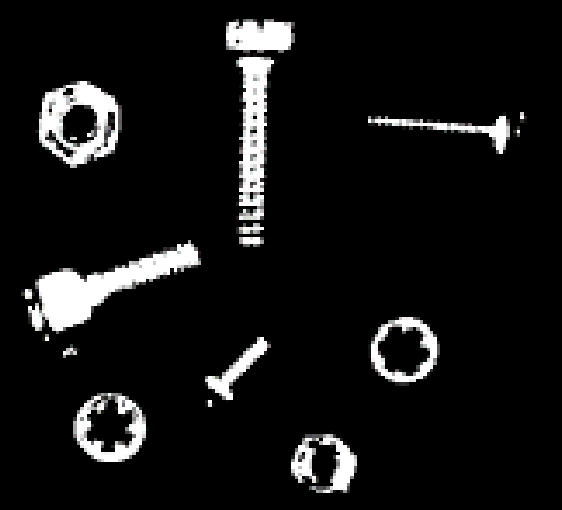
#> input picture BasicStudies/ImageProcessingBasic/lecture/image_bolt.png, 562 x 510 px
$ python lecture_0426.py
#> lines starting #> are read from the running program, lines starting #| are printed output that depends on the picture
import matplotlib.pyplot as plt
import matplotlib.image as img
import numpy as np
import cv2

# 완벽하게 이해하세요 제발 !
src = cv2.imread("image_bolt.png")
#> src is the input picture: shape (510, 562, 3); mean B, G, R 20.1, 20.1, 20.1
src_bnw = src[:,:,0]

def erode_dil(src, mask_size, type):
    src_dst = np.zeros_like(src)
    mask_size = mask_size
    space = int((mask_size-1)/2)

    for h in range(space, src.shape[0]-space):
        for w in range(space, src.shape[1]-space):
            roi = src[h-space:h+space+1, w-space:w+space+1]
            if type == 'dilation':
                src_dst[h,w] = np.max(np.max(roi,axis=0),axis=0)
            elif type == 'erode':
                src_dst[h,w] = np.min(np.min(roi,axis=0),axis=0)
            else:
                print("error")

    return src_dst


for i in range(3):
    if i == 0:
        src_dst1 = erode_dil(src_bnw, 3, 'erode')
    else:
        src_dst1 = erode_dil(src_dst1, 3, 'erode')
#> this loop made 3 passes
#> pass 1, `src_dst1 = erode_dil(src_bnw, 3, 'erode')`:
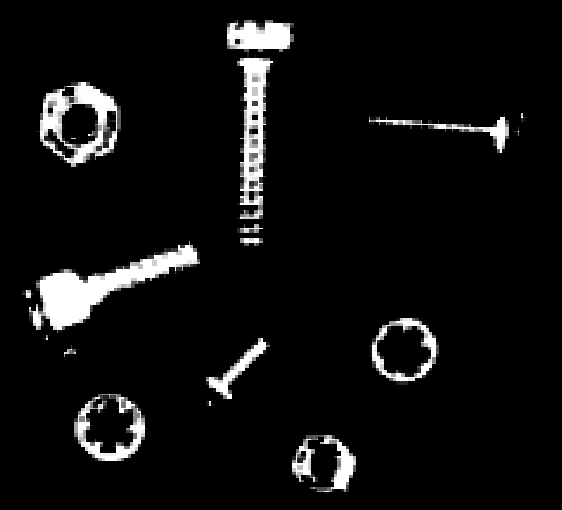
#> src_dst1: shape (510, 562); min 0, max 255, mean 15.6
#> pass 2, `src_dst1 = erode_dil(src_dst1, 3, 'erode')`:
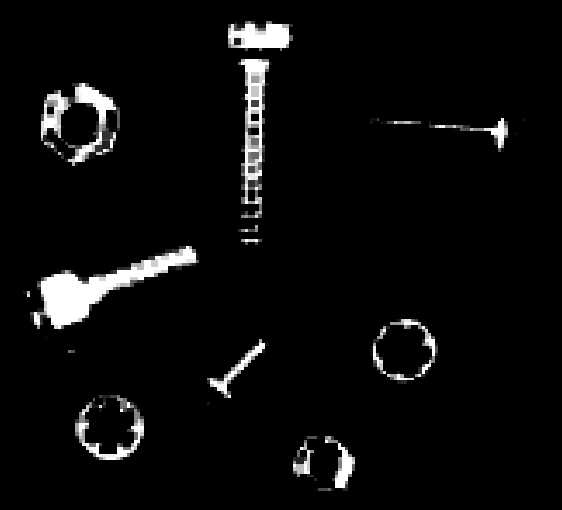
#> src_dst1: shape (510, 562); min 0, max 255, mean 11.5
#> pass 3, `src_dst1 = erode_dil(src_dst1, 3, 'erode')`:
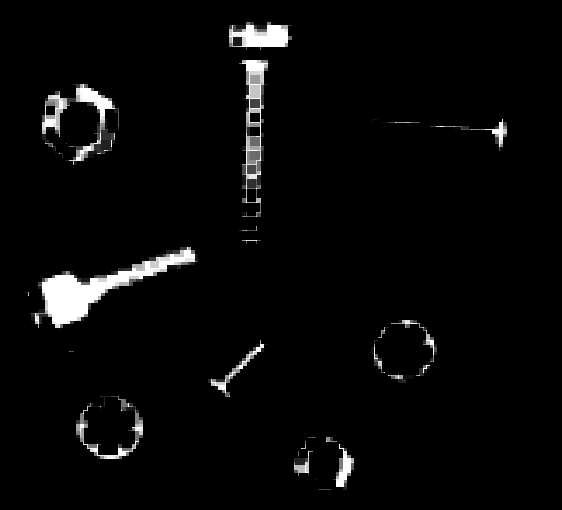
#> src_dst1: shape (510, 562); min 0, max 255, mean 8.3

for i in range(3):
    if i == 0:
        src_dst1 = erode_dil(src_bnw, 3, 'dilation')
    else:
        src_dst1 = erode_dil(src_dst1, 3, 'dilation')
#> this loop made 3 passes
#> pass 1, `src_dst1 = erode_dil(src_bnw, 3, 'dilation')`:
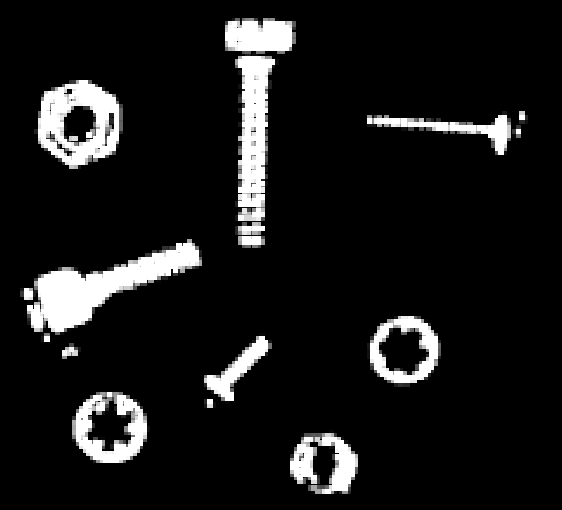
#> src_dst1: shape (510, 562); min 0, max 255, mean 24.5
#> pass 2, `src_dst1 = erode_dil(src_dst1, 3, 'dilation')`:
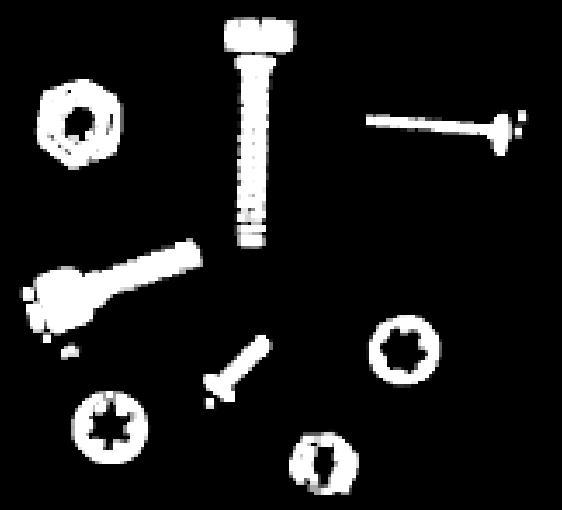
#> src_dst1: shape (510, 562); min 0, max 255, mean 28.8
#> pass 3, `src_dst1 = erode_dil(src_dst1, 3, 'dilation')`:
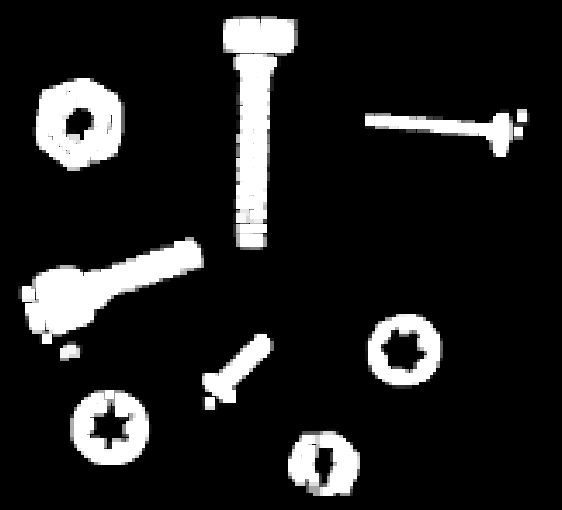
#> src_dst1: shape (510, 562); min 0, max 255, mean 32.7

plt.imshow(src_dst1, cmap='gray')
plt.show()
# plt.imshow(src_dst2, cmap='gray')
# plt.show()
